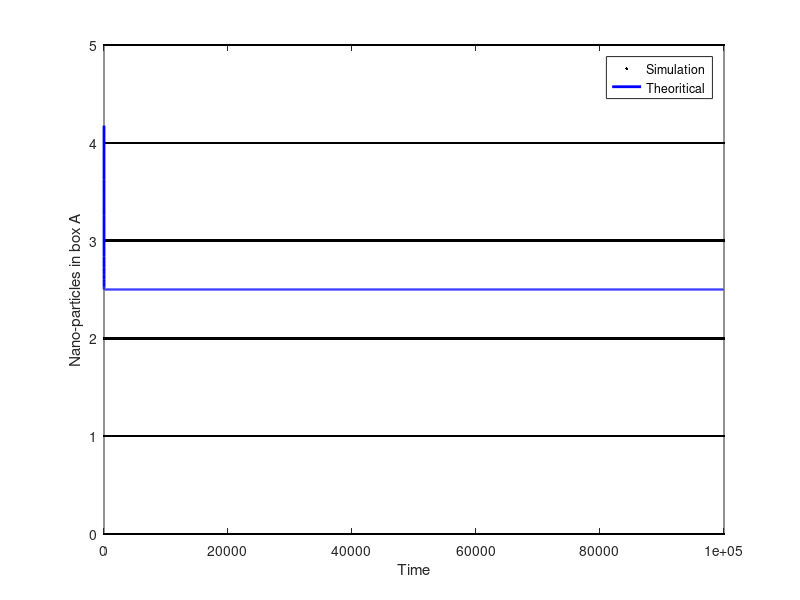

Here is the MATLAB script that generated this plot:
clear;
%% number of particles
N=input('Select number of nanoparticles (700,12.000,130.000): ');
%% variables
N1=N;
t=100000;
dt=[1:t]';
A=rand(t,1);
Na=zeros(t,1);
%% simulation
tic
for i=1:t
    if A(i,1) < N1/N
        N1=N1-1;
    else
        N1=N1+1;
    end
    Na(i,1)=N1;
end
Nth=(N/2)*(1+exp(-2*dt./N));
%% Graph
plot(dt,Na,'k.',dt,Nth,'b-','LineWidth',2);
xlabel('Time');
ylabel('Nano-particles in box A');
legend('Simulation','Theoritical');
toc
fprintf('Program run on ryzen 3 3200U\n');
